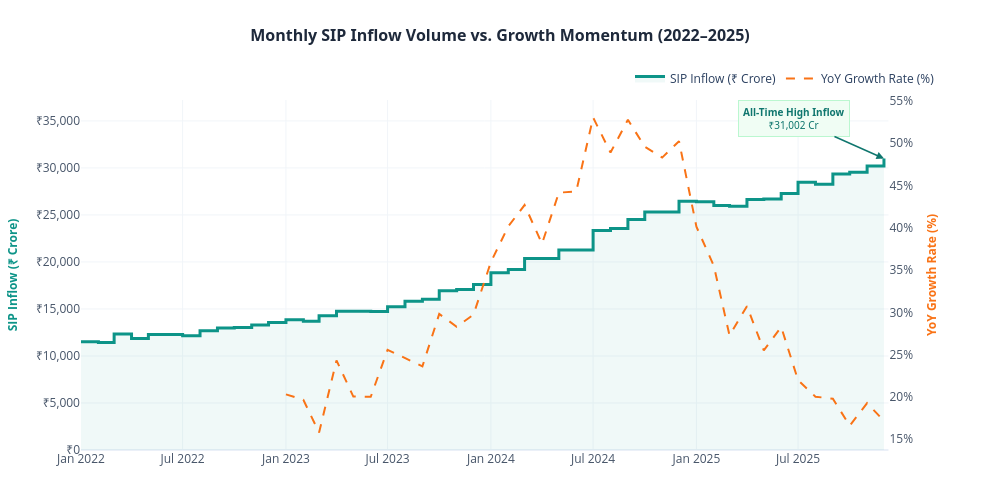

Write notebook code for a chart like this one.
### Code cell
from plotly.subplots import make_subplots
import plotly.graph_objects as go

sip_df = sip.copy()
sip_df["month"] = pd.to_datetime(sip_df["month"])
sip_df = sip_df.sort_values(by="month")

# Calculate YoY Growth Rate
sip_df["yoy_growth"] = sip_df["sip_inflow_crore"].pct_change(12) * 100

fig = make_subplots(specs=[[{"secondary_y": True}]])

# Add stepped area trace for SIP Inflow
fig.add_trace(
    go.Scatter(
        x=sip_df["month"],
        y=sip_df["sip_inflow_crore"],
        name="SIP Inflow (₹ Crore)",
        line=dict(color="#0d9488", width=3, shape="hv"),
        fill="tozeroy",
        fillcolor="rgba(13, 148, 136, 0.06)",
        mode="lines"
    ),
    secondary_y=False
)

# Add YoY Growth rate trace
yoy_valid = sip_df.dropna(subset=["yoy_growth"])
fig.add_trace(
    go.Scatter(
        x=yoy_valid["month"],
        y=yoy_valid["yoy_growth"],
        name="YoY Growth Rate (%)",
        line=dict(color="#f97316", width=2, dash="dash"),
        mode="lines"
    ),
    secondary_y=True
)

# Highlight All-Time High Inflow
fig.add_annotation(
    x="2025-12-01",
    y=31002,
    text="<b>All-Time High Inflow</b><br>₹31,002 Cr",
    showarrow=True,
    arrowhead=2,
    arrowsize=1.0,
    arrowwidth=1.5,
    arrowcolor="#0f766e",
    ax=-90,
    ay=-40,
    font=dict(color="#0f766e", size=10, family="Segoe UI"),
    bgcolor="#f0fdf4",
    bordercolor="#bbf7d0",
    borderwidth=1,
    borderpad=4
)

# Format axes and layout
fig.update_layout(
    template="plotly_white",
    width=1000,
    height=500,
    title={
        "text": "<b>Monthly SIP Inflow Volume vs. Growth Momentum (2022–2025)</b>",
        "y": 0.94,
        "x": 0.5,
        "xanchor": "center",
        "font": {"size": 16, "color": "#1e293b", "family": "Segoe UI, Helvetica, Arial"}
    },
    xaxis=dict(
        showgrid=True,
        gridcolor="#f1f5f9",
        tickfont=dict(color="#475569")
    ),
    yaxis=dict(
        title=dict(
            text="<b>SIP Inflow (₹ Crore)</b>",
            font=dict(color="#0d9488", size=12)
        ),
        showgrid=True,
        gridcolor="#f1f5f9",
        tickfont=dict(color="#475569"),
        tickprefix="₹",
        tickformat=",.0f"
    ),
    yaxis2=dict(
        title=dict(
            text="<b>YoY Growth Rate (%)</b>",
            font=dict(color="#f97316", size=12)
        ),
        showgrid=False,
        tickfont=dict(color="#475569"),
        ticksuffix="%"
    ),
    legend=dict(
        orientation="h",
        yanchor="bottom",
        y=1.02,
        xanchor="right",
        x=1.0
    ),
    margin=dict(t=100, b=50, l=60, r=60)
)

fig.show()
fig.write_image(CHARTS_DIR / "sip_inflow_trend.png", scale=2)
print("sip_inflow_trend.png saved successfully")

### Figure 1 — Plotly figure (JSON) as saved in the notebook; plotly's stock layout.template omitted (floating-point values rounded to 4 significant figures)
{"data": [{"fill": "tozeroy", "fillcolor": "rgba(13, 148, 136, 0.06)", "line": {"color": "#0d9488", "shape": "hv", "width": 3}, "mode": "lines", "name": "SIP Inflow (₹ Crore)", "type": "scatter", "x": ["2022-01-01T00:00:00", "2022-02-01T00:00:00", "2022-03-01T00:00:00", "2022-04-01T00:00:00", "2022-05-01T00:00:00", "2022-06-01T00:00:00", "2022-07-01T00:00:00", "2022-08-01T00:00:00", "2022-09-01T00:00:00", "2022-10-01T00:00:00", "2022-11-01T00:00:00", "2022-12-01T00:00:00", "2023-01-01T00:00:00", "2023-02-01T00:00:00", "2023-03-01T00:00:00", "2023-04-01T00:00:00", "2023-05-01T00:00:00", "2023-06-01T00:00:00", "2023-07-01T00:00:00", "2023-08-01T00:00:00", "2023-09-01T00:00:00", "2023-10-01T00:00:00", "2023-11-01T00:00:00", "2023-12-01T00:00:00", "2024-01-01T00:00:00", "2024-02-01T00:00:00", "2024-03-01T00:00:00", "2024-04-01T00:00:00", "2024-05-01T00:00:00", "2024-06-01T00:00:00", "2024-07-01T00:00:00", "2024-08-01T00:00:00", "2024-09-01T00:00:00", "2024-10-01T00:00:00", "2024-11-01T00:00:00", "2024-12-01T00:00:00", "2025-01-01T00:00:00", "2025-02-01T00:00:00", "2025-03-01T00:00:00", "2025-04-01T00:00:00", "2025-05-01T00:00:00", "2025-06-01T00:00:00", "2025-07-01T00:00:00", "2025-08-01T00:00:00", "2025-09-01T00:00:00", "2025-10-01T00:00:00", "2025-11-01T00:00:00", "2025-12-01T00:00:00"], "xaxis": "x", "y": [11517, 11438, 12328, 11863, 12286, 12276, 12140, 12694, 12976, 13040, 13306, 13573, 13856, 13687, 14276, 14749, 14749, 14734, 15245, 15814, 16042, 16928, 17073, 17610, 18838, 19187, 20371, 20371, 21262, 21262, 23332, 23547, 24509, 25323, 25320, 26459, 26400, 25999, 25926, 26632, 26688, 27274, 28464, 28265, 29361, 29529, 30200, 31002], "yaxis": "y"}, {"line": {"color": "#f97316", "dash": "dash", "width": 2}, "mode": "lines", "name": "YoY Growth Rate (%)", "type": "scatter", "x": ["2023-01-01T00:00:00", "2023-02-01T00:00:00", "2023-03-01T00:00:00", "2023-04-01T00:00:00", "2023-05-01T00:00:00", "2023-06-01T00:00:00", "2023-07-01T00:00:00", "2023-08-01T00:00:00", "2023-09-01T00:00:00", "2023-10-01T00:00:00", "2023-11-01T00:00:00", "2023-12-01T00:00:00", "2024-01-01T00:00:00", "2024-02-01T00:00:00", "2024-03-01T00:00:00", "2024-04-01T00:00:00", "2024-05-01T00:00:00", "2024-06-01T00:00:00", "2024-07-01T00:00:00", "2024-08-01T00:00:00", "2024-09-01T00:00:00", "2024-10-01T00:00:00", "2024-11-01T00:00:00", "2024-12-01T00:00:00", "2025-01-01T00:00:00", "2025-02-01T00:00:00", "2025-03-01T00:00:00", "2025-04-01T00:00:00", "2025-05-01T00:00:00", "2025-06-01T00:00:00", "2025-07-01T00:00:00", "2025-08-01T00:00:00", "2025-09-01T00:00:00", "2025-10-01T00:00:00", "2025-11-01T00:00:00", "2025-12-01T00:00:00"], "xaxis": "x", "y": [20.31, 19.66, 15.8, 24.33, 20.05, 20.02, 25.58, 24.58, 23.63, 29.82, 28.31, 29.74, 35.96, 40.18, 42.69, 38.12, 44.16, 44.31, 53.05, 48.9, 52.78, 49.59, 48.3, 50.25, 40.14, 35.5, 27.27, 30.73, 25.52, 28.28, 22.0, 20.04, 19.8, 16.61, 19.27, 17.17], "yaxis": "y2"}], "layout": {"annotations": [{"arrowcolor": "#0f766e", "arrowhead": 2, "arrowsize": 1, "arrowwidth": 1.5, "ax": -90, "ay": -40, "bgcolor": "#f0fdf4", "bordercolor": "#bbf7d0", "borderpad": 4, "borderwidth": 1, "font": {"color": "#0f766e", "family": "Segoe UI", "size": 10}, "showarrow": true, "text": "<b>All-Time High Inflow</b><br>₹31,002 Cr", "x": "2025-12-01", "y": 31002}], "height": 500, "legend": {"orientation": "h", "x": 1, "xanchor": "right", "y": 1.02, "yanchor": "bottom"}, "margin": {"b": 50, "l": 60, "r": 60, "t": 100}, "title": {"font": {"color": "#1e293b", "family": "Segoe UI, Helvetica, Arial", "size": 16}, "text": "<b>Monthly SIP Inflow Volume vs. Growth Momentum (2022–2025)</b>", "x": 0.5, "xanchor": "center", "y": 0.94}, "width": 1000, "xaxis": {"anchor": "y", "domain": [0, 0.94], "gridcolor": "#f1f5f9", "showgrid": true, "tickfont": {"color": "#475569"}}, "yaxis": {"anchor": "x", "domain": [0, 1], "gridcolor": "#f1f5f9", "showgrid": true, "tickfont": {"color": "#475569"}, "tickformat": ",.0f", "tickprefix": "₹", "title": {"font": {"color": "#0d9488", "size": 12}, "text": "<b>SIP Inflow (₹ Crore)</b>"}}, "yaxis2": {"anchor": "x", "overlaying": "y", "showgrid": false, "side": "right", "tickfont": {"color": "#475569"}, "ticksuffix": "%", "title": {"font": {"color": "#f97316", "size": 12}, "text": "<b>YoY Growth Rate (%)</b>"}}}}
